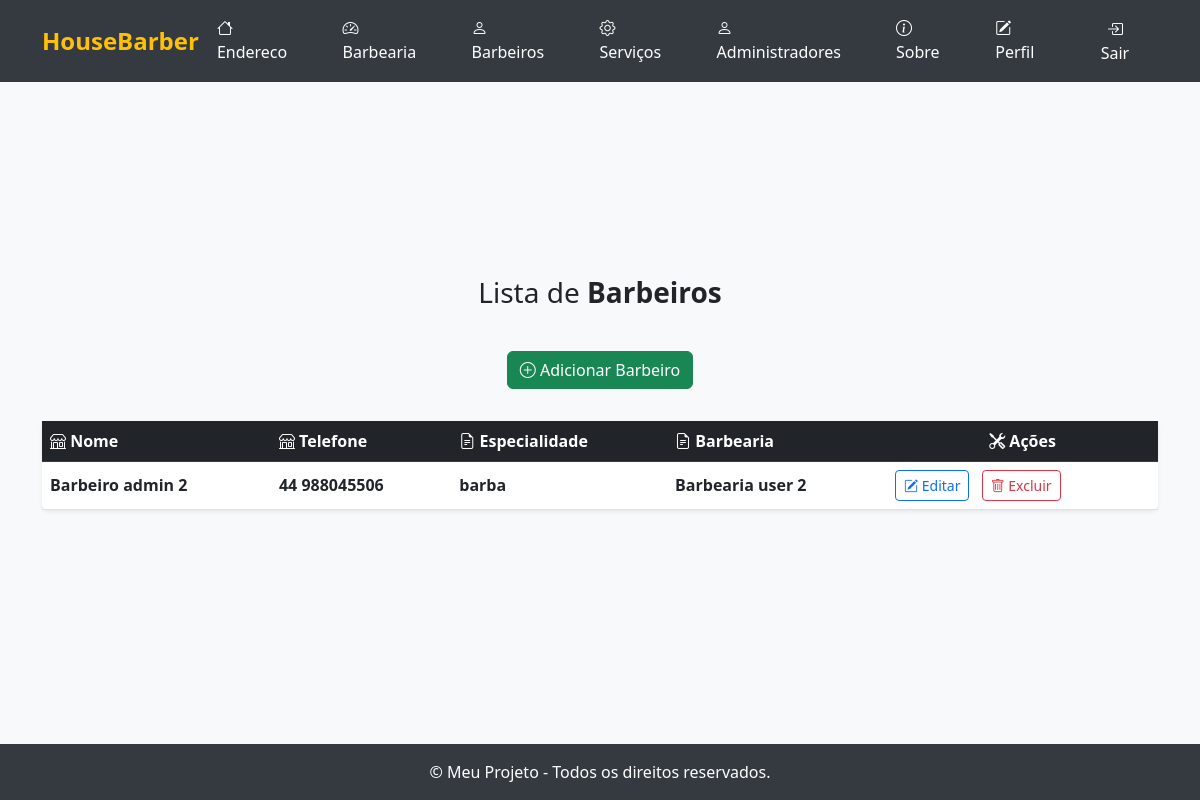
The page /listar/barbeiros/ (signed in) on the database as committed earlier.
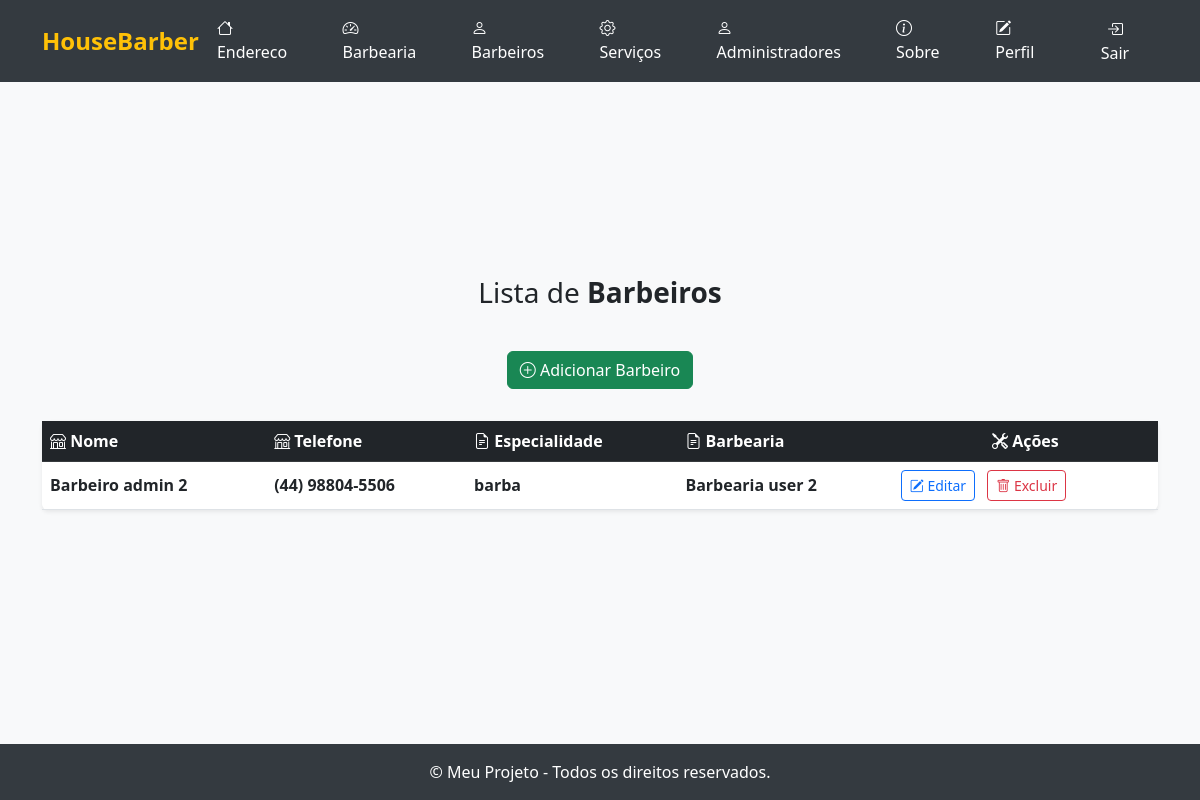
The same page on the database as committed later.
### cadastros/models.py (models this page shows, shortened)
class Barbeiro(models.Model):
    nome = models.CharField(max_length=255, help_text="Nome do barbeiro")
    telefone = models.CharField(max_length=20, help_text="Telefone do barbeiro")
    especialidade = models.CharField(max_length=100, help_text="Especialidade do barbeiro")
    ativo = models.BooleanField(default=True, help_text="Indica se o barbeiro está ativo")
    barbearia = models.ForeignKey(Barbearia, on_delete=models.CASCADE, related_name='barbeiros', help_text="Barbearia onde trabalha")
    usuario = models.ForeignKey(User, on_delete=models.CASCADE, related_name='barbeiro_usuario', help_text="Usuário responsável pelo barbeiro")

class Barbearia(models.Model):
    nome_fantasia = models.CharField(max_length=255, help_text="Nome fantasia da barbearia")
    razao_social = models.CharField(max_length=255, help_text="Razão social da barbearia")
    cnpj = models.CharField(max_length=18, help_text="CNPJ da barbearia")
    telefone = models.CharField(max_length=20, help_text="Telefone de contato da barbearia")
    email = models.EmailField(help_text="E-mail da barbearia")
    endereco = models.OneToOneField(Endereco, on_delete=models.CASCADE, related_name='barbearia', help_text="Endereço da barbearia")
    usuario = models.ForeignKey(User, on_delete=models.CASCADE, related_name='usuario_barbearia', help_text="Usuário responsável pela barbearia")
    def __str__(self):
        return self.nome_fantasia

### cadastros/views.py (the view)
# urls.py: path('listar/barbeiros/', BarbeiroListView.as_view(), name='barbeiro-lista'),
class BarbeiroListView(LoginRequiredMixin, ListView):
    login_url = reverse_lazy('login')
    model = Barbeiro
    template_name = 'listas/barbeiro.html'
    context_object_name = 'barbeiros'
    def get_queryset(self):
        return Barbeiro.objects.filter(usuario=self.request.user)

### cadastros/templates/listas/barbeiro.html (shortened to what this page needs)
{% extends "paginas/modelo.html" %}
{% block conteudo %}
<h3>
    Lista de <b>Barbeiros</b>
</h3>
<div class="d-flex justify-content-center mb-3">
    <a class="btn btn-success mb-3" href="{% url 'cadastrar-barbeiro' %}">
        <i class="bi bi-plus-circle"></i> Adicionar Barbeiro
    </a>
</div>
<table id="table-lista" class="table table-hover align-middle shadow-sm rounded bg-white">
    <thead class="table-dark">
        <tr>
            <th scope="col"><i class="bi bi-shop"></i> Nome</th>
            <th scope="col"><i class="bi bi-shop"></i> Telefone</th>
            <th scope="col"><i class="bi bi-file-earmark-text"></i> Especialidade</th>
            <th scope="col"><i class="bi bi-file-earmark-text"></i> Barbearia</th>
            <th scope="col" class="text-center"><i class="bi bi-tools"></i> Ações</th>
        </tr>
    </thead>
    <tbody>
        {% for object in object_list %}
            <tr>
                <td class="fw-semibold">{{ object.nome }}</td>
                <td class="fw-semibold">{{ object.telefone }}</td>
                <td class="fw-semibold">{{ object.especialidade }}</td>
                <td class="fw-semibold">{{ object.barbearia }}</td>
                <td>
                    <a class="btn btn-outline-primary btn-sm me-2" href="{% url 'editar-barbeiro' object.pk  %}">
                        <i class="bi bi-pencil-square"></i> Editar
                    </a>
                    <a class="btn btn-outline-danger btn-sm" href="{% url 'excluir-barbeiro' object.pk  %}">
                        <i class="bi bi-trash"></i> Excluir
                    </a>
                </td>
            </tr>
        {% empty %}
            <tr>
                <td colspan="3" class="text-center text-muted py-4">
                    <i class="bi bi-exclamation-circle"></i> Nenhum registro encontrado.
                </td>
            </tr>
        {% endfor %}
    </tbody>
</table>
{% endblock %}
{% block scripts %}
<link href="https://cdn.datatables.net/v/bs5/dt-2.1.8/datatables.min.css" rel="stylesheet">
{% endblock scripts %}

Rows that differ between the two databases and show on the page:
changed Barbeiro "Barbeiro admin 2": telefone "44 988045506" → "(44) 98804-5506"
